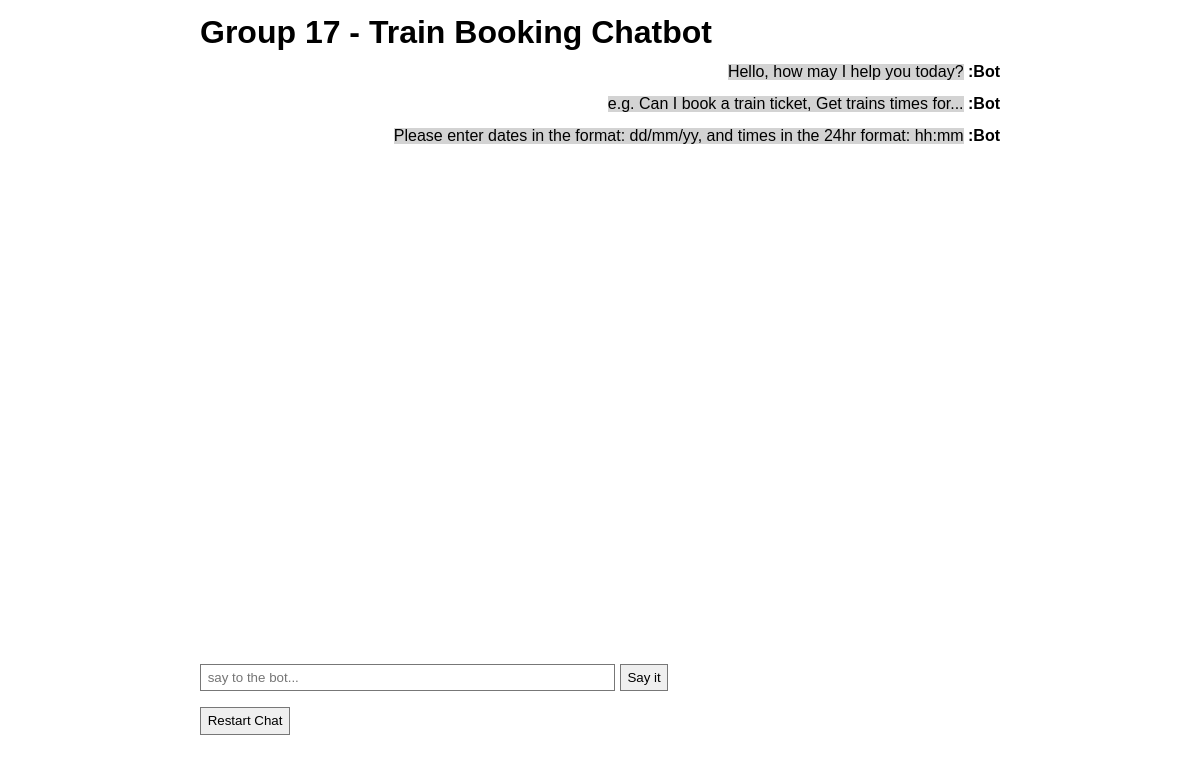
The app's page /, older data.
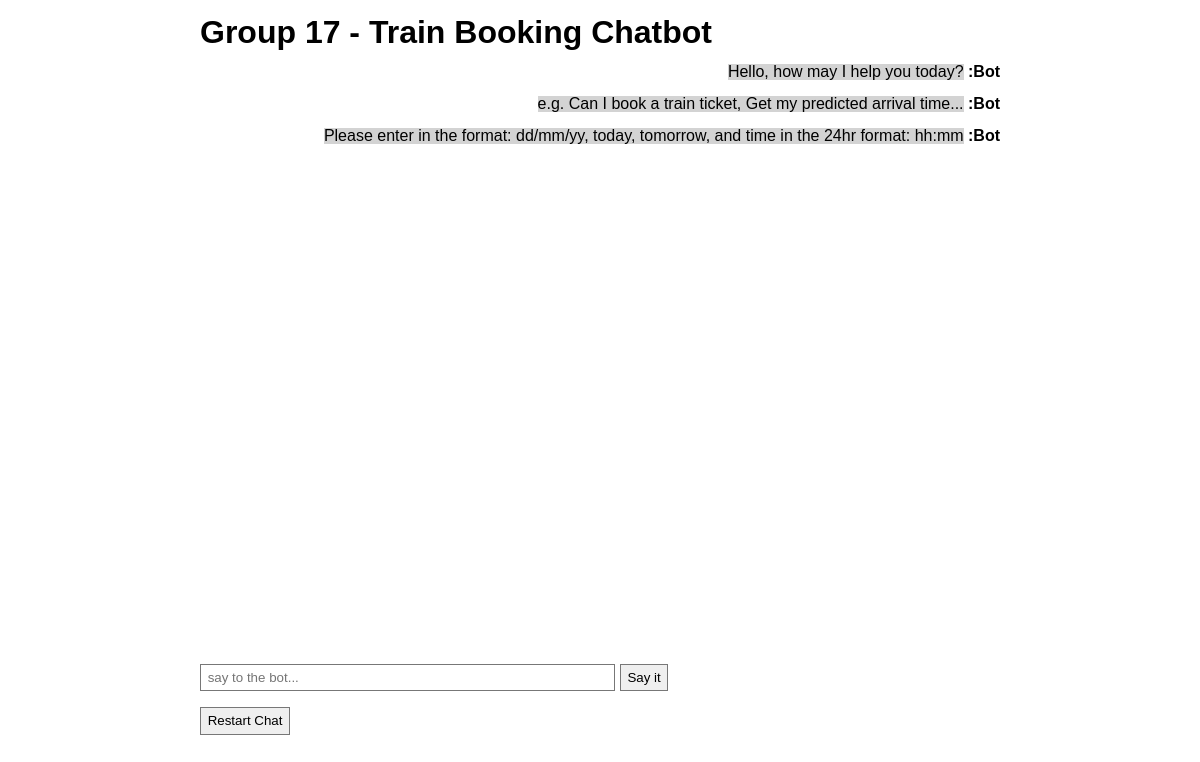
The same page, newer data.
### tables this page shows
CREATE TABLE chatHist (
            itemid integer PRIMARY KEY AUTOINCREMENT,
            whosaid varchar,
            item varchar
        );

### main.py (the view)
@app.route('/', methods=['GET', 'POST'])
def index():
    query = "SELECT itemid, whosaid, item FROM chatHist"
    result = query_db(query)
    return render_template('index.html', data=result)

### main.py (called while the page is built)
def get_db():
    db = getattr(g, '_database', None)
    if db is None:
        db = g._database = sqlite3.connect(DATABASE)
    def make_dicts(cursor, row):
        return dict((cursor.description[idx][0], value)
                    for idx, value in enumerate(row))
    db.row_factory = make_dicts
    return db

def query_db(query, args=(), one=False):
    cur = None
    rv = None
    try:
        cur = get_db().execute(query, args)
        rv = cur.fetchall()
    except sqlite3.Error as e:
        app.logger.info('Database error: %s' % e)
    except Exception as e:
        app.logger.info('Exception in query_db: %s' % e)
    finally:
        if cur:
            cur.close()
    return (rv[0] if rv else None) if one else rv

@app.teardown_appcontext
def close_connection(exception):
    db = getattr(g, '_database', None)
    if db is not None:
        db.close()

### templates/index.html (shortened to what this page needs)
<!DOCTYPE html>
<html lang="en">
<head>
    <link rel="stylesheet" type="text/css" href="static/main.css">
</head>
<body>
<h1>Group 17 - Train Booking Chatbot</h1>
<div id="conversation">
    <div id="chatHistory">
        {% for item in data %}
            {% if item.whosaid == "You: "%}
                <div id="youSaid">
                    <h4>{{item.whosaid}}</h4>
                    <div id="youText">
                        {{item.item}}
                    </div>
                </div>
            {% else %}
                <div id="botSaid">
                    <div id="botText">
                    {% if item.item.startswith("http") %}
                        <p>Ticket found! </p>
                        <a href="{{item.item}}" target="_blank">Click here to see the ticket!</a>
                    {% else %}
                            {{item.item}}
                    {% endif %}
                    </div>
                    <h4>{{item.whosaid}}</h4>
                </div>
            {% endif %}
            <br>
        {% endfor %}
    </div>
    <div id="inputForm">
    <form action="/userUpdate" method="POST">
        <input name="inputBox" id="inputBox" placeholder="say to the bot... " autocomplete="off" style="width: 400px;" autofocus>
        <input type="submit" value="Say it">
    </form>
    </div>
    <br>
    <form action="/restartChat" method="POST">
        <input type="submit" value="Restart Chat">
    </form>
</div>
</body>
</html>

Row changes from the older to the newer data that the page shows:
changed chatHist: item "e.g. Can I book a train ticket, Get trains times for..." → "e.g. Can I book a train ticket, Get my predicted arrival time..."
changed chatHist: item "Please enter dates in the format: dd/mm/yy, and times in the 24hr format: hh:mm" → "Please enter in the format: dd/mm/yy, today, tomorrow, and time in the 24hr format: hh:mm"
